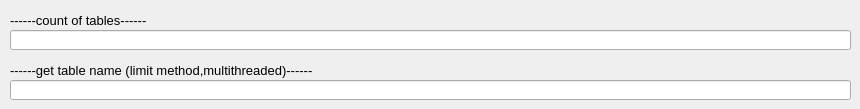
        <widget class="QWidget" name="tab_14">
         <attribute name="title">
          <string>tables</string>
         </attribute>
         <widget class="QLabel" name="label_53">
          <property name="geometry">
           <rect>
            <x>10</x>
            <y>60</y>
            <width>391</width>
            <height>20</height>
           </rect>
          </property>
          <property name="font">
           <font>
            <pointsize>10</pointsize>
           </font>
          </property>
          <property name="text">
           <string>------get table name (limit method,multithreaded)------</string>
          </property>
         </widget>
         <widget class="QLineEdit" name="q_my_get_tbl_name2">
          <property name="geometry">
           <rect>
            <x>10</x>
            <y>80</y>
            <width>841</width>
            <height>20</height>
           </rect>
          </property>
          <property name="font">
           <font>
            <pointsize>9</pointsize>
           </font>
          </property>
          <property name="text">
           <string/>
          </property>
         </widget>
         <widget class="QLineEdit" name="q_my_tbls_count">
          <property name="geometry">
           <rect>
            <x>10</x>
            <y>30</y>
            <width>841</width>
            <height>20</height>
           </rect>
          </property>
          <property name="font">
           <font>
            <pointsize>9</pointsize>
           </font>
          </property>
          <property name="text">
           <string/>
          </property>
         </widget>
         <widget class="QLabel" name="label_54">
          <property name="geometry">
           <rect>
            <x>10</x>
            <y>10</y>
            <width>171</width>
            <height>20</height>
           </rect>
          </property>
          <property name="font">
           <font>
            <pointsize>10</pointsize>
           </font>
          </property>
          <property name="text">
           <string>------count of tables------</string>
          </property>
         </widget>
        </widget>
